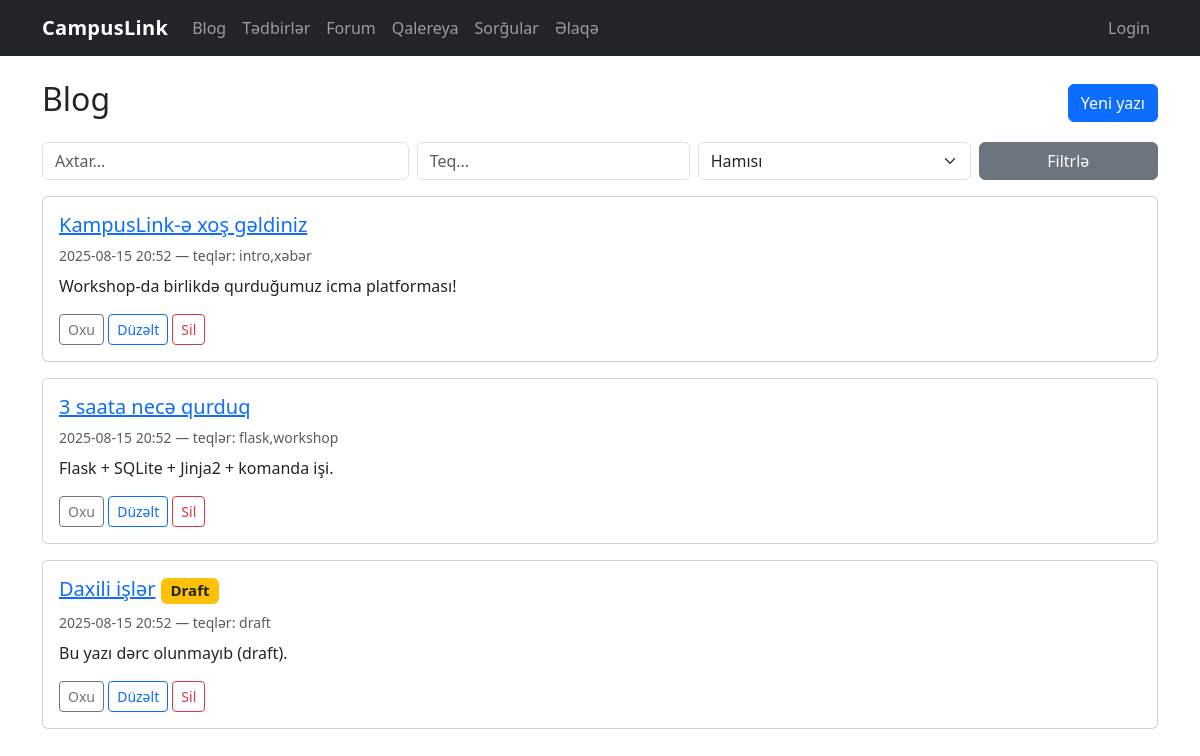
/blog/, run on an earlier commit of the app's database.
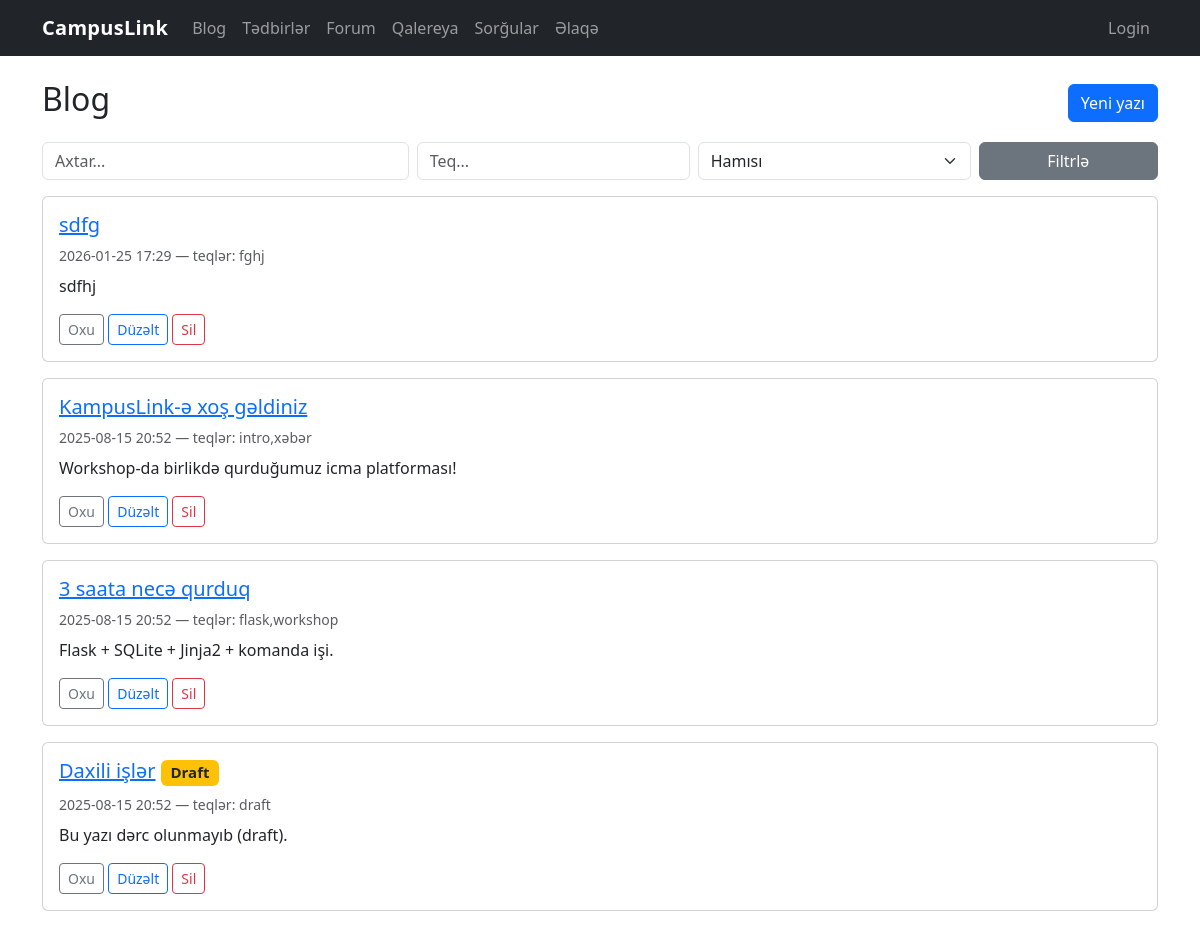
And on a later commit of the database.
### tables this page shows
CREATE TABLE blog_posts (
            id INTEGER PRIMARY KEY AUTOINCREMENT,
            title TEXT NOT NULL,
            content TEXT NOT NULL,
            tags TEXT,
            created_at TEXT NOT NULL,
            is_published INTEGER NOT NULL DEFAULT 1,
            slug TEXT UNIQUE
        );

### blog.py (the view)
@bp.route("/")
def list_posts():
    db = get_db()
    q = request.args.get("q", "").strip()
    tag = request.args.get("tag", "").strip()
    published = request.args.get("published", "").strip()
    page = int(request.args.get("page", 1))
    conditions = ["1=1"]
    params = []
    if q:
        conditions.append("(title LIKE ? OR content LIKE ?)")
        search_term = f"%{q}%"
        params.extend([search_term, search_term])
    if tag:
        conditions.append("tags LIKE ?")
        params.append(f"%{tag}%")
    if published == "1":
        conditions.append("is_published = 1")
    elif published == "0":
        conditions.append("is_published = 0")
    where_clause = " AND ".join(conditions)
    base_sql = f"SELECT * FROM blog_posts WHERE {where_clause} ORDER BY created_at DESC"
    sql_with_limit, limit, offset = paginate_query(base_sql, page, 5)
    params.extend([limit, offset])
    cursor = db.execute(sql_with_limit, params)
    posts = [dict(row) for row in cursor.fetchall()]
    return render_template("blog/list.html", posts=posts, q=q, tag=tag, published=published, page=page)

### database.py (called while the page is built)
def get_db():
    if "db" not in g:
        g.db = sqlite3.connect(DB_PATH)
        g.db.row_factory = sqlite3.Row
    return g.db

def paginate_query(base_sql: str, page: int, per_page: int):
    page = max(1, int(page or 1))
    per_page = max(1, min(100, int(per_page or 10)))
    offset = (page - 1) * per_page
    sql = f"{base_sql} LIMIT ? OFFSET ?"
    return sql, per_page, offset

### forum.py (called while the page is built, shortened)
def _current_user_display() -> str:
    role = session.get("role") or "guest"
    if role == "admin":
        return (session.get("admin_name") or session.get("user_name") or "Admin").strip() or "Admin"
    if role == "user":
        return (session.get("user_name") or "User").strip() or "User"
    return "Guest"

@bp.app_context_processor
def _inject_forum_auth():
    return {"forum_role": session.get("role") or "guest", "forum_name": _current_user_display()}

def ensure_forum_schema() -> None:
    global _schema_ready
    if _schema_ready:
        return

@bp.before_app_request
def _forum_schema_bootstrap():
    db = get_db()
    db.execute("PRAGMA foreign_keys = ON;")
    ensure_forum_schema()

### polls.py (called while the page is built)
@bp.before_app_request
def ensure_session():
    return None

### templates/blog/list.html (shortened to what this page needs)
{% extends "base.html" %}
{% block content %}
<div class="d-flex justify-content-between align-items-center mb-3">
  <h2>Blog</h2>
  <a href="{{ url_for('blog.new_post') }}" class="btn btn-primary">Yeni yazı</a>
</div>
<form class="row g-2 mb-3">
  <div class="col-md-4"><input class="form-control" name="q" placeholder="Axtar..." value="{{ q or '' }}"></div>
  <div class="col-md-3"><input class="form-control" name="tag" placeholder="Teq..." value="{{ tag or '' }}"></div>
  <div class="col-md-3">
    <select name="published" class="form-select">
      <option value="">Hamısı</option>
    </select>
  </div>
  <div class="col-md-2"><button class="btn btn-secondary w-100">Filtrlə</button></div>
</form>
{% for p in posts %}
  <div class="card mb-3">
    <div class="card-body">
      <h5 class="card-title">
        <a href="{{ url_for('blog.detail', post_id=p['id']) }}">{{ p["title"] }}</a>
        {% if not p['is_published'] %}<span class="badge bg-warning text-dark">Draft</span>{% endif %}
      </h5>
      <div class="text-muted small mb-2">{{ p["created_at"] }} — teqlər: {{ p["tags"] or "—" }}</div>
      <p class="card-text">{{ p["content"][:200] }}{% if p["content"]|length > 200 %}...{% endif %}</p>
      <a class="btn btn-sm btn-outline-secondary" href="{{ url_for('blog.detail', post_id=p['id']) }}">Oxu</a>
      <a class="btn btn-sm btn-outline-primary" href="{{ url_for('blog.edit', post_id=p['id']) }}?password=admin123">Düzəlt</a>
      <a class="btn btn-sm btn-outline-danger" href="{{ url_for('blog.delete', post_id=p['id']) }}?password=admin123">Sil</a>
    </div>
  </div>
{% else %}
  <p>Heç nə tapılmadı.</p>
{% endfor %}
{% endblock %}

### templates/base.html (shortened to what this page needs)
<!doctype html>
<html lang="az">
  <head>
    <link href="https://cdn.jsdelivr.net/npm/bootstrap@5.3.3/dist/css/bootstrap.min.css" rel="stylesheet">
    <link href="{{ url_for('static', filename='style.css') }}" rel="stylesheet">
  </head>
  <body>
    <nav class="navbar navbar-expand-lg navbar-dark bg-dark">
      <div class="container">
        <a class="navbar-brand" href="{{ url_for('index') }}">CampusLink</a>
        <div id="nav" class="collapse navbar-collapse">
          <ul class="navbar-nav me-auto mb-2 mb-lg-0">
            <li class="nav-item"><a class="nav-link" href="{{ url_for('blog.list_posts') }}">Blog</a></li>
            <li class="nav-item"><a class="nav-link" href="{{ url_for('events.list_events') }}">Tədbirlər</a></li>
            <li class="nav-item"><a class="nav-link" href="{{ url_for('forum.list_topics') }}">Forum</a></li>
            <li class="nav-item"><a class="nav-link" href="{{ url_for('gallery.grid') }}">Qalereya</a></li>
            <li class="nav-item"><a class="nav-link" href="{{ url_for('polls.list_polls') }}">Sorğular</a></li>
            <li class="nav-item"><a class="nav-link" href="{{ url_for('feedback.contact') }}">Əlaqə</a></li>
          </ul>
          <ul class="navbar-nav ms-auto mb-2 mb-lg-0">
            {% set role = session.get("role") or "guest" %}
            {% if role == "guest" %}
              <li class="nav-item">
                <a class="nav-link" href="{{ url_for('forum.login', next=request.full_path) }}">Login</a>
              </li>
            {% endif %}
          </ul>
        </div>
      </div>
    </nav>
    <main class="container my-4">
      {% block content %}{% endblock %}
    </main>
  </body>
</html>

### static/style.css (style rules this page uses)
body { font-family: system-ui, -apple-system, "Segoe UI", Roboto, Ubuntu, "Helvetica Neue", Arial, "Noto Sans", "Apple Color Emoji", "Segoe UI Emoji"; }
.navbar-brand { font-weight: 700; letter-spacing: .3px; }

What changed in the data, as far as the page shows it:
added blog_posts: title "sdfg", created_at "2026-01-25 17:29", tags "fghj", content "sdfhj"
